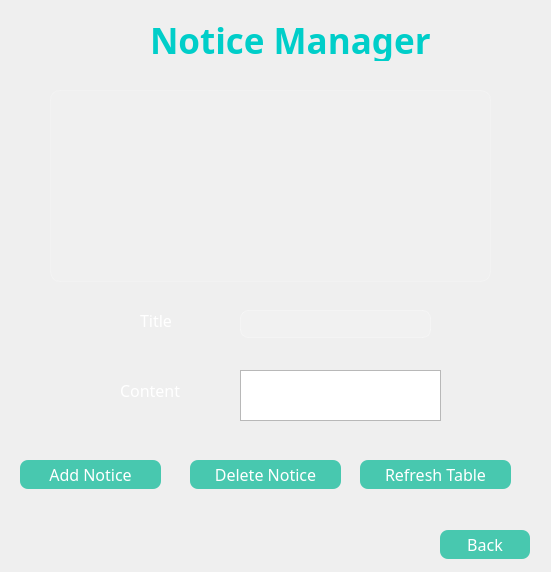
<?xml version="1.0" encoding="UTF-8"?>
<ui version="4.0">
 <class>noticemanager</class>
 <widget class="QWidget" name="noticemanager">
  <property name="geometry">
   <rect>
    <x>0</x>
    <y>0</y>
    <width>551</width>
    <height>572</height>
   </rect>
  </property>
  <property name="windowTitle">
   <string>Form</string>
  </property>
  <property name="styleSheet">
   <string notr="true">background-color: qlineargradient(
    x1:0, y1:0, x2:1, y2:1,
    stop:0 #141e30,
    stop:1 #243b55
);
color: white;</string>
  </property>
  <widget class="QTableView" name="tblNotices">
   <property name="geometry">
    <rect>
     <x>50</x>
     <y>90</y>
     <width>441</width>
     <height>192</height>
    </rect>
   </property>
   <property name="font">
    <font>
     <family>Swis721 LtEx BT</family>
     <pointsize>12</pointsize>
    </font>
   </property>
   <property name="styleSheet">
    <string notr="true">QTableView {
    background-color: rgba(255,255,255,0.05);
    border: 1px solid rgba(255,255,255,0.2);
    border-radius: 10px;
    color: white;
    gridline-color: rgba(255,255,255,0.2);
}

QHeaderView::section {
    background-color: rgba(255,255,255,0.1);
    color: white;
    padding: 5px;
    border: none;
}</string>
   </property>
  </widget>
  <widget class="QLabel" name="labelTitle">
   <property name="geometry">
    <rect>
     <x>150</x>
     <y>20</y>
     <width>321</width>
     <height>41</height>
    </rect>
   </property>
   <property name="font">
    <font>
     <family>Swis721 LtEx BT</family>
     <pointsize>-1</pointsize>
     <bold>true</bold>
    </font>
   </property>
   <property name="styleSheet">
    <string notr="true">font-size: 35px;
font-weight: bold;
color: #00cec9;</string>
   </property>
   <property name="text">
    <string>Notice Manager</string>
   </property>
  </widget>
  <widget class="QLineEdit" name="txtNoticeTitle">
   <property name="geometry">
    <rect>
     <x>240</x>
     <y>310</y>
     <width>191</width>
     <height>28</height>
    </rect>
   </property>
   <property name="font">
    <font>
     <family>Swis721 LtEx BT</family>
     <pointsize>12</pointsize>
    </font>
   </property>
   <property name="styleSheet">
    <string notr="true">QLineEdit, QComboBox {
    background-color: rgba(255,255,255,0.1);
    border: 1px solid rgba(255,255,255,0.3);
    border-radius: 8px;
    padding: 5px;
    color: white;
}</string>
   </property>
   <property name="text">
    <string/>
   </property>
  </widget>
  <widget class="QTextEdit" name="txtNoticeContent">
   <property name="geometry">
    <rect>
     <x>240</x>
     <y>370</y>
     <width>201</width>
     <height>51</height>
    </rect>
   </property>
   <property name="font">
    <font>
     <family>Swis721 LtEx BT</family>
     <pointsize>12</pointsize>
    </font>
   </property>
   <property name="styleSheet">
    <string notr="true">QLineEdit, QComboBox {
    background-color: rgba(255,255,255,0.1);
    border: 1px solid rgba(255,255,255,0.3);
    border-radius: 8px;
    padding: 5px;
    color: white;
}</string>
   </property>
  </widget>
  <widget class="QPushButton" name="btnAddNotice">
   <property name="geometry">
    <rect>
     <x>20</x>
     <y>460</y>
     <width>141</width>
     <height>29</height>
    </rect>
   </property>
   <property name="font">
    <font>
     <family>Swis721 LtEx BT</family>
     <pointsize>12</pointsize>
    </font>
   </property>
   <property name="styleSheet">
    <string notr="true">QPushButton {
    background-color: rgba(0, 184, 148, 0.7);
    color: white;
    border-radius: 8px;
    padding: 6px;
}
QPushButton:hover {
    background-color: rgba(0, 184, 148, 1);
}</string>
   </property>
   <property name="text">
    <string>Add Notice</string>
   </property>
  </widget>
  <widget class="QPushButton" name="btnDeleteNotice">
   <property name="geometry">
    <rect>
     <x>190</x>
     <y>460</y>
     <width>151</width>
     <height>29</height>
    </rect>
   </property>
   <property name="font">
    <font>
     <family>Swis721 LtEx BT</family>
     <pointsize>12</pointsize>
    </font>
   </property>
   <property name="styleSheet">
    <string notr="true">QPushButton {
    background-color: rgba(0, 184, 148, 0.7);
    color: white;
    border-radius: 8px;
    padding: 6px;
}
QPushButton:hover {
    background-color: rgba(0, 184, 148, 1);
}</string>
   </property>
   <property name="text">
    <string>Delete Notice</string>
   </property>
  </widget>
  <widget class="QPushButton" name="btnRefresh">
   <property name="geometry">
    <rect>
     <x>360</x>
     <y>460</y>
     <width>151</width>
     <height>29</height>
    </rect>
   </property>
   <property name="font">
    <font>
     <family>Swis721 LtEx BT</family>
     <pointsize>12</pointsize>
    </font>
   </property>
   <property name="styleSheet">
    <string notr="true">QPushButton {
    background-color: rgba(0, 184, 148, 0.7);
    color: white;
    border-radius: 8px;
    padding: 6px;
}
QPushButton:hover {
    background-color: rgba(0, 184, 148, 1);
}</string>
   </property>
   <property name="text">
    <string>Refresh Table</string>
   </property>
  </widget>
  <widget class="QLabel" name="label">
   <property name="geometry">
    <rect>
     <x>140</x>
     <y>310</y>
     <width>63</width>
     <height>20</height>
    </rect>
   </property>
   <property name="font">
    <font>
     <family>Swis721 LtEx BT</family>
     <pointsize>12</pointsize>
    </font>
   </property>
   <property name="styleSheet">
    <string notr="true">QLineEdit, QComboBox {
    background-color: rgba(255,255,255,0.1);
    border: 1px solid rgba(255,255,255,0.3);
    border-radius: 8px;
    padding: 5px;
    color: white;
}</string>
   </property>
   <property name="text">
    <string>Title</string>
   </property>
  </widget>
  <widget class="QLabel" name="label_2">
   <property name="geometry">
    <rect>
     <x>120</x>
     <y>380</y>
     <width>91</width>
     <height>20</height>
    </rect>
   </property>
   <property name="font">
    <font>
     <family>Swis721 LtEx BT</family>
     <pointsize>12</pointsize>
    </font>
   </property>
   <property name="styleSheet">
    <string notr="true">QLineEdit, QComboBox {
    background-color: rgba(255,255,255,0.1);
    border: 1px solid rgba(255,255,255,0.3);
    border-radius: 8px;
    padding: 5px;
    color: white;
}</string>
   </property>
   <property name="text">
    <string>Content</string>
   </property>
  </widget>
  <widget class="QPushButton" name="btnBack">
   <property name="geometry">
    <rect>
     <x>440</x>
     <y>530</y>
     <width>90</width>
     <height>29</height>
    </rect>
   </property>
   <property name="font">
    <font>
     <family>Swis721 LtEx BT</family>
     <pointsize>12</pointsize>
    </font>
   </property>
   <property name="styleSheet">
    <string notr="true">QPushButton {
    background-color: rgba(0, 184, 148, 0.7);
    color: white;
    border-radius: 8px;
    padding: 6px;
}
QPushButton:hover {
    background-color: rgba(0, 184, 148, 1);
}</string>
   </property>
   <property name="text">
    <string>Back</string>
   </property>
  </widget>
 </widget>
 <resources/>
 <connections/>
</ui>
